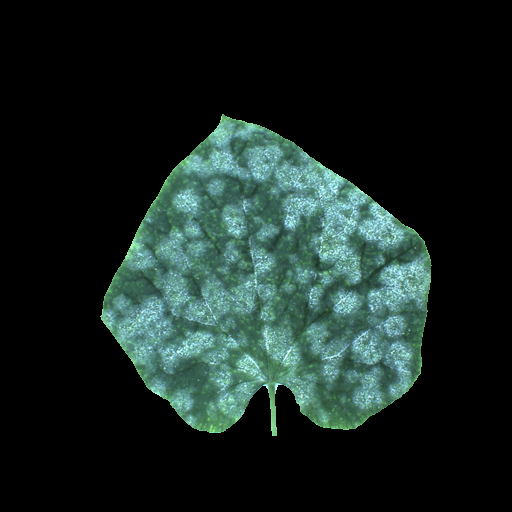
#> input picture U-net-re/data/test/img/4.png, 512 x 512 px, found by its file name
$ python plot_super_pixel.py
#> lines starting #> are read from the running program, lines starting #| are printed output that depends on the picture
'''
绘制超像素的图片
'''

#%%
import matplotlib.pyplot as plt
from skimage.segmentation import slic
from skimage.util import img_as_float
from skimage import io
from skimage.segmentation import mark_boundaries
import numpy as np
#%%
img = io.imread('../dataset/plant_seg/test/img/4.png')
#> img is the input picture: shape (512, 512, 3); mean R, G, B 24.2, 38.3, 34.6

# %%
segments = slic(img, n_segments = 500, sigma = 3)
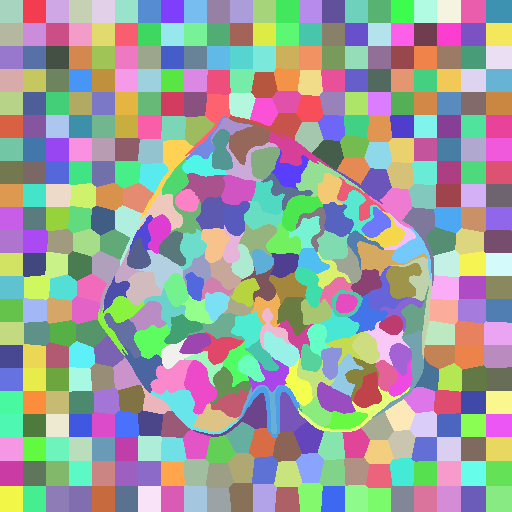
#> segments: shape (512, 512) int64; 456 distinct labels, from 1 to 456; one colour per label, 0 black
# %%
img2 = mark_boundaries(img, segments, color=(1,1,0))
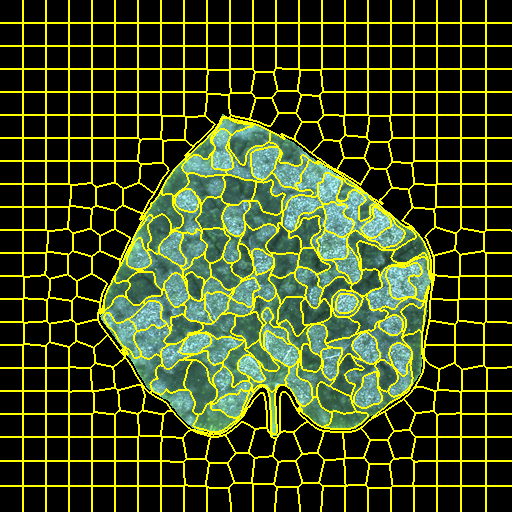
#> img2: shape (512, 512, 3) float64; mean R, G, B 0.24, 0.284, 0.109
plt.figure()
plt.axis('off')
plt.imshow(img2)
plt.savefig('super.png', format='png', dpi=400, bbox_inches='tight')
# %%

# %%

$ run again, with U-net-re/data/test/img/8.png copied over U-net-re/data/test/img/4.png
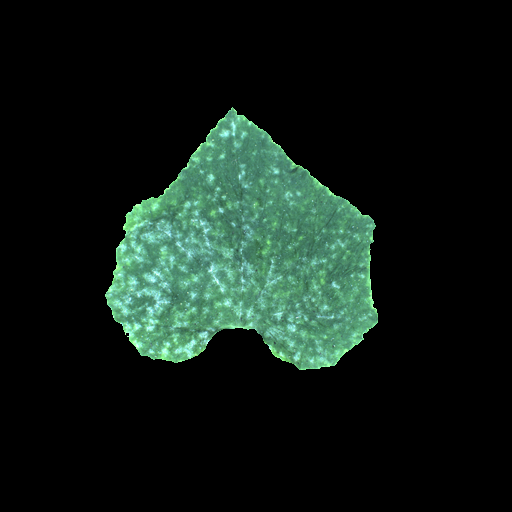
#> input picture U-net-re/data/test/img/8.png, 512 x 512 px, found by its file name
#> img is the input picture: shape (512, 512, 3); mean R, G, B 16.3, 28.8, 22.5
#> `segments = slic(img, n_segments = 500, sigma = 3)`:
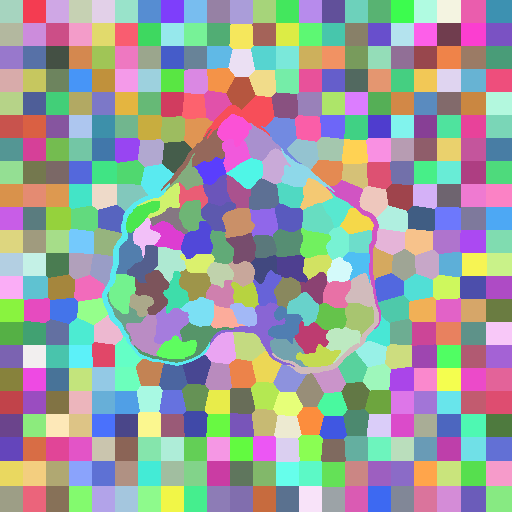
#> segments: shape (512, 512) int64; 454 distinct labels, from 1 to 454; one colour per label, 0 black
#> `img2 = mark_boundaries(img, segments, color=(1,1,0))`:
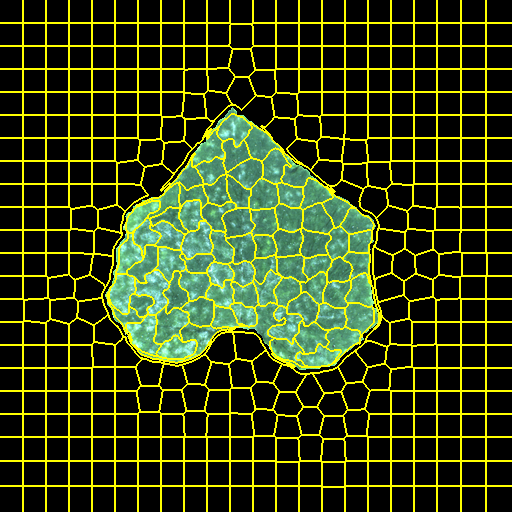
#> img2: shape (512, 512, 3) float64; mean R, G, B 0.208, 0.249, 0.0733
